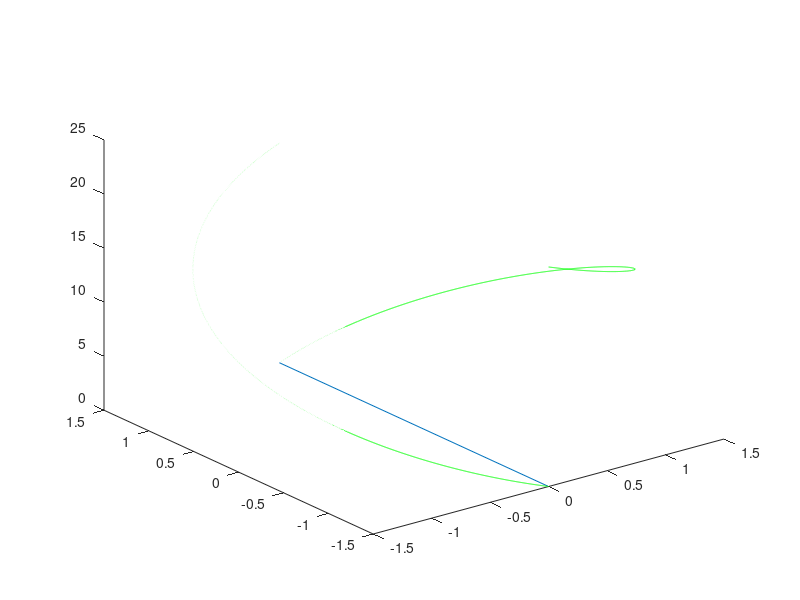

MATLAB code to generate this figure:
% helix_test2.m
% Test plot of an individual double helix.
% Copyright 2015 Kyle Zampaglione, Andrew P. Sabelhaus
%%Helix Test 2 

%SETUP ============================================
figure
rungwidth = 3;
rungspacing = 2;  %abs distance between rungs 
twistangle =  180; %set twist angle in degrees
number_rungs = 4; 
%==================================================
%Calculate angle of rotation between each rung
indivtwist = twistangle/(number_rungs-1);

%First rung
x = 0; %initial x
y = rungwidth/2; %initial y
z_prev = 0; %initial z
plot3([-x,x],[-y,y], [0,0]);

hold on
b = sqrt((rungspacing*(number_rungs))^2 - (twistangle*pi/180)^2*(rungwidth/2)^2);

t = 0:0.05:twistangle;
x = rungwidth/2*sind(t);
y = rungwidth/2*cosd(t);
z = b*t*pi/180; 
plot3(x,y,z, 'g')
plot3(-x,-y,z, 'g')

%for i = 1:(number_rungs-1)


%end

hold off 
%axis equal
z_total = z(end)